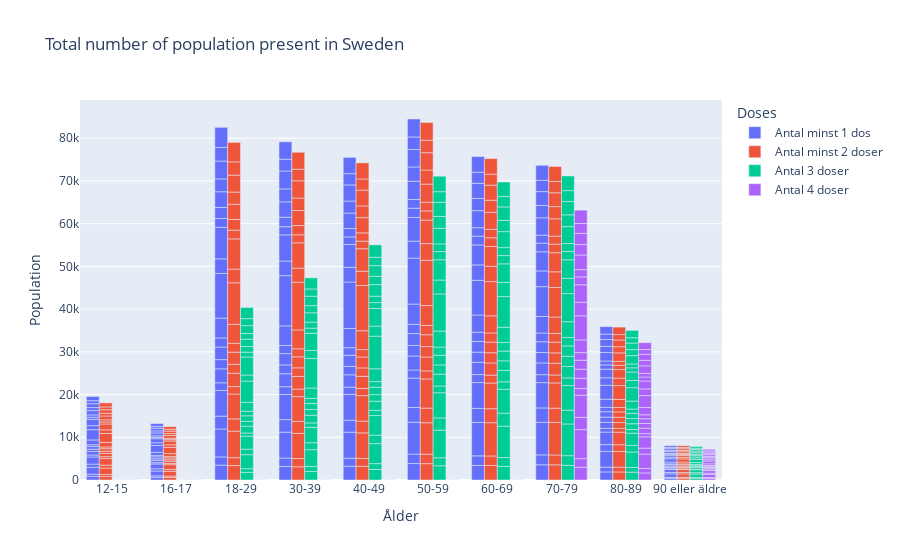

The notebook cell this image was saved under:
### Code cell
fig = px.bar(
    data_frame=df,
    
    x="Ålder",
    #y=[
        #df["Antal minst 1 dos"] / df["Befolkning"],
        #df["Antal minst 2 doser"] / df["Befolkning"],
        #df["Antal 3 doser"] / df["Befolkning"],
        #df["Antal 4 doser"] / df["Befolkning"]
    #],
    y=["Antal minst 1 dos", "Antal minst 2 doser", "Antal 3 doser", "Antal 4 doser"],
    #color = "Län_namn",
    labels={"Ålder": "Ålder", "value": "Population", "variable":"Doses"},
    title="Total number of population present in Sweden",
    barmode="group"
    

)
fig.show()
#fig.write_html("uppgift 3-4.html", auto_open = True)

### Figure 1 — Plotly figure (JSON) as saved in the notebook; plotly's stock layout.template omitted (floating-point values rounded to 4 significant figures; data arrays with more than 128 entries replaced by an {"elided": "..."} marker saying what was removed)
{"data": [{"alignmentgroup": "True", "hovertemplate": "Doses=Antal minst 1 dos<br>Ålder=%{x}<br>Population=%{y}<extra></extra>", "legendgroup": "Antal minst 1 dos", "marker": {"color": "#636efa", "pattern": {"shape": ""}}, "name": "Antal minst 1 dos", "offsetgroup": "Antal minst 1 dos", "orientation": "v", "showlegend": true, "textposition": "auto", "type": "bar", "x": {"elided": "210 str values"}, "xaxis": "x", "y": {"elided": "210 float values"}, "yaxis": "y"}, {"alignmentgroup": "True", "hovertemplate": "Doses=Antal minst 2 doser<br>Ålder=%{x}<br>Population=%{y}<extra></extra>", "legendgroup": "Antal minst 2 doser", "marker": {"color": "#EF553B", "pattern": {"shape": ""}}, "name": "Antal minst 2 doser", "offsetgroup": "Antal minst 2 doser", "orientation": "v", "showlegend": true, "textposition": "auto", "type": "bar", "x": {"elided": "210 str values"}, "xaxis": "x", "y": {"elided": "210 float values"}, "yaxis": "y"}, {"alignmentgroup": "True", "hovertemplate": "Doses=Antal 3 doser<br>Ålder=%{x}<br>Population=%{y}<extra></extra>", "legendgroup": "Antal 3 doser", "marker": {"color": "#00cc96", "pattern": {"shape": ""}}, "name": "Antal 3 doser", "offsetgroup": "Antal 3 doser", "orientation": "v", "showlegend": true, "textposition": "auto", "type": "bar", "x": {"elided": "210 str values"}, "xaxis": "x", "y": {"elided": "210 float values"}, "yaxis": "y"}, {"alignmentgroup": "True", "hovertemplate": "Doses=Antal 4 doser<br>Ålder=%{x}<br>Population=%{y}<extra></extra>", "legendgroup": "Antal 4 doser", "marker": {"color": "#ab63fa", "pattern": {"shape": ""}}, "name": "Antal 4 doser", "offsetgroup": "Antal 4 doser", "orientation": "v", "showlegend": true, "textposition": "auto", "type": "bar", "x": {"elided": "210 str values"}, "xaxis": "x", "y": {"elided": "210 float values"}, "yaxis": "y"}], "layout": {"barmode": "group", "legend": {"title": {"text": "Doses"}, "tracegroupgap": 0}, "title": {"text": "Total number of population present in Sweden"}, "xaxis": {"anchor": "y", "domain": [0, 1], "title": {"text": "Ålder"}}, "yaxis": {"anchor": "x", "domain": [0, 1], "title": {"text": "Population"}}}}
